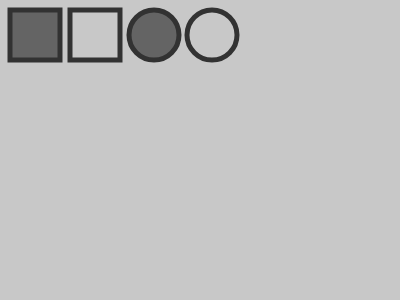
Frame 1 (no input)
Frame 60 (no input): identical to frame 1, image omitted
Frame 120 (the mouse pressed at the canvas centre since frame 60): identical to frame 1, image omitted

The p5.js sketch that drew this single still picture (run headless with seeded random() and noise() and a simulated clock; from frame 60 on, the mouse is pressed at the canvas centre):

// p5.js sketch
// ── sketch.js
function setup() {
  createCanvas(400, 300);
}

function draw() {
  background(200);

  // try to change the numbers below to see differences
  stroke(50) // dark gray color
  strokeWeight(5);
  fill(100); // light gray color
  // rect(x, y, width, height)
  rect(10, 10, 50, 50);

  fill(200); // white gray color
  rect(70, 10, 50, 50);

  fill(100); // light gray color
  // circle(x, y, diameter)
  circle(160 - 6, 35, 50);

  fill(200); // white gray color
  circle(210 + 2, 35, 50);

}
